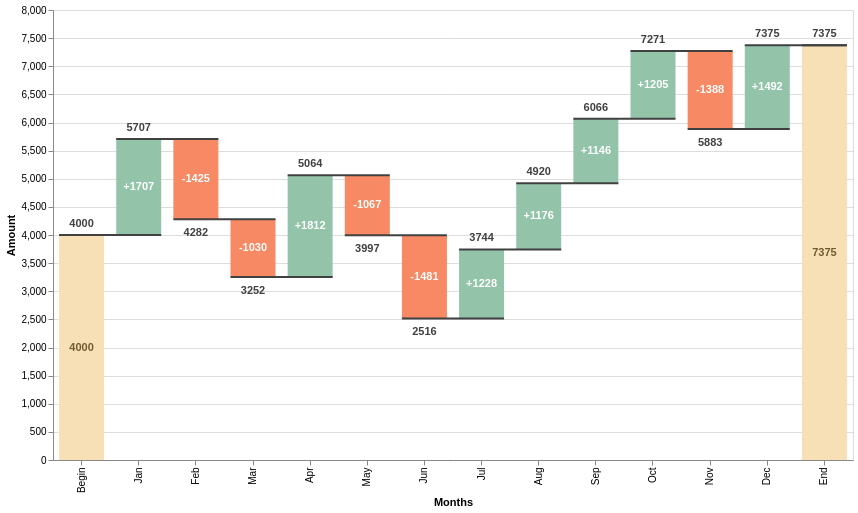

The Vega-Lite source for this figure:
### Vega specification from a JSON file in a GitHub repository (floating-point values rounded to 4 significant figures)
{"$schema": "https://vega.github.io/schema/vega/v5.json", "autosize": "pad", "padding": 5, "width": 800, "height": 450, "style": "cell", "data": [{"name": "source_0", "values": [{"label": "Begin", "amount": 4000}, {"label": "Jan", "amount": 1707}, {"label": "Feb", "amount": -1425}, {"label": "Mar", "amount": -1030}, {"label": "Apr", "amount": 1812}, {"label": "May", "amount": -1067}, {"label": "Jun", "amount": -1481}, {"label": "Jul", "amount": 1228}, {"label": "Aug", "amount": 1176}, {"label": "Sep", "amount": 1146}, {"label": "Oct", "amount": 1205}, {"label": "Nov", "amount": -1388}, {"label": "Dec", "amount": 1492}, {"label": "End", "amount": 0}]}, {"name": "data_0", "source": "source_0", "transform": [{"type": "window", "params": [null], "as": ["sum"], "ops": ["sum"], "fields": ["amount"], "sort": {"field": [], "order": []}}, {"type": "window", "params": [null], "as": ["lead"], "ops": ["lead"], "fields": ["label"], "sort": {"field": [], "order": []}}, {"type": "formula", "expr": "datum.lead === null ? datum.label : datum.lead", "as": "lead"}, {"type": "formula", "expr": "datum.label === 'End' ? 0 : datum.sum - datum.amount", "as": "previous_sum"}, {"type": "formula", "expr": "datum.label === 'End' ? datum.sum : datum.amount", "as": "amount"}, {"type": "formula", "expr": "(datum.label !== 'Begin' && datum.label !== 'End' && datum.amount > 0 ? '+' : '') + datum.amount", "as": "text_amount"}, {"type": "formula", "expr": "(datum.sum + datum.previous_sum) / 2", "as": "center"}, {"type": "formula", "expr": "datum.sum < datum.previous_sum ? datum.sum : ''", "as": "sum_dec"}, {"type": "formula", "expr": "datum.sum > datum.previous_sum ? datum.sum : ''", "as": "sum_inc"}]}, {"name": "data_1", "source": "data_0", "transform": [{"type": "filter", "expr": "datum[\"previous_sum\"] !== null && !isNaN(datum[\"previous_sum\"])"}]}, {"name": "data_2", "source": "data_0", "transform": [{"type": "filter", "expr": "datum[\"sum\"] !== null && !isNaN(datum[\"sum\"])"}]}, {"name": "data_3", "source": "data_0", "transform": [{"type": "filter", "expr": "datum[\"sum_inc\"] !== null && !isNaN(datum[\"sum_inc\"])"}]}, {"name": "data_4", "source": "data_0", "transform": [{"type": "filter", "expr": "datum[\"sum_dec\"] !== null && !isNaN(datum[\"sum_dec\"])"}]}, {"name": "data_5", "source": "data_0", "transform": [{"type": "filter", "expr": "datum[\"center\"] !== null && !isNaN(datum[\"center\"])"}]}], "marks": [{"name": "layer_0_marks", "type": "rect", "style": ["bar"], "from": {"data": "data_1"}, "encode": {"update": {"fill": [{"test": "datum.label === 'Begin' || datum.label === 'End'", "value": "#f7e0b6"}, {"test": "datum.sum < datum.previous_sum", "value": "#f78a64"}, {"value": "#93c4aa"}], "tooltip": {"signal": "{\"Months\": ''+datum[\"label\"], \"Amount\": format(datum[\"previous_sum\"], \"\"), \"sum\": format(datum[\"sum\"], \"\")}"}, "xc": {"scale": "x", "field": "label", "band": 0.5}, "width": {"value": 45}, "y": {"scale": "y", "field": "previous_sum"}, "y2": {"scale": "y", "field": "sum"}}}}, {"name": "layer_1_marks", "type": "rule", "style": ["rule"], "from": {"data": "data_2"}, "encode": {"update": {"opacity": {"value": 1}, "strokeWidth": {"value": 2}, "stroke": {"value": "#404040"}, "tooltip": {"signal": "{\"Months\": ''+datum[\"label\"], \"lead\": ''+datum[\"lead\"], \"sum\": format(datum[\"sum\"], \"\")}"}, "x": {"scale": "x", "field": "label", "offset": -22.5, "band": 0.5}, "y": {"scale": "y", "field": "sum"}, "x2": {"scale": "x", "field": "lead", "offset": 22.5, "band": 0.5}}}}, {"name": "layer_2_marks", "type": "text", "style": ["text"], "from": {"data": "data_3"}, "encode": {"update": {"dy": {"value": -8}, "fill": {"value": "#404040"}, "tooltip": {"signal": "{\"Months\": ''+datum[\"label\"], \"sum_inc\": format(datum[\"sum_inc\"], \"\")}"}, "x": {"scale": "x", "field": "label", "band": 0.5}, "y": {"scale": "y", "field": "sum_inc"}, "text": {"signal": "''+datum[\"sum_inc\"]"}, "align": {"value": "center"}}}}, {"name": "layer_3_marks", "type": "text", "style": ["text"], "from": {"data": "data_4"}, "encode": {"update": {"baseline": {"value": "top"}, "dy": {"value": 8}, "fill": {"value": "#404040"}, "tooltip": {"signal": "{\"Months\": ''+datum[\"label\"], \"sum_dec\": format(datum[\"sum_dec\"], \"\")}"}, "x": {"scale": "x", "field": "label", "band": 0.5}, "y": {"scale": "y", "field": "sum_dec"}, "text": {"signal": "''+datum[\"sum_dec\"]"}, "align": {"value": "center"}}}}, {"name": "layer_4_marks", "type": "text", "style": ["text"], "from": {"data": "data_5"}, "encode": {"update": {"baseline": {"value": "middle"}, "fontWeight": {"value": "bold"}, "fill": [{"test": "datum.label === 'Begin' || datum.label === 'End'", "value": "#725a30"}, {"value": "white"}], "tooltip": {"signal": "{\"Months\": ''+datum[\"label\"], \"center\": format(datum[\"center\"], \"\"), \"text_amount\": ''+datum[\"text_amount\"]}"}, "x": {"scale": "x", "field": "label", "band": 0.5}, "y": {"scale": "y", "field": "center"}, "text": {"signal": "''+datum[\"text_amount\"]"}, "align": {"value": "center"}}}}], "scales": [{"name": "x", "type": "band", "domain": {"fields": [{"data": "data_1", "field": "label"}, {"data": "data_2", "field": "label"}, {"data": "data_2", "field": "lead"}, {"data": "data_3", "field": "label"}, {"data": "data_4", "field": "label"}, {"data": "data_5", "field": "label"}]}, "range": [0, {"signal": "width"}], "paddingInner": 0.1, "paddingOuter": 0.05}, {"name": "y", "type": "linear", "domain": {"fields": [{"data": "data_1", "field": "previous_sum"}, {"data": "data_1", "field": "sum"}, {"data": "data_2", "field": "sum"}, {"data": "data_3", "field": "sum_inc"}, {"data": "data_4", "field": "sum_dec"}, {"data": "data_5", "field": "center"}]}, "range": [{"signal": "height"}, 0], "nice": true, "zero": true}], "axes": [{"scale": "x", "orient": "bottom", "grid": false, "title": "Months", "labelAlign": "right", "labelAngle": 270, "labelBaseline": "middle", "labelOverlap": true, "zindex": 1}, {"scale": "y", "orient": "left", "grid": false, "title": "Amount", "labelOverlap": true, "tickCount": {"signal": "ceil(height/40)"}, "zindex": 1}, {"scale": "y", "orient": "left", "gridScale": "x", "grid": true, "tickCount": {"signal": "ceil(height/40)"}, "domain": false, "labels": false, "maxExtent": 0, "minExtent": 0, "ticks": false, "zindex": 0}], "config": {"style": {"text": {"fontWeight": "bold"}}}}
